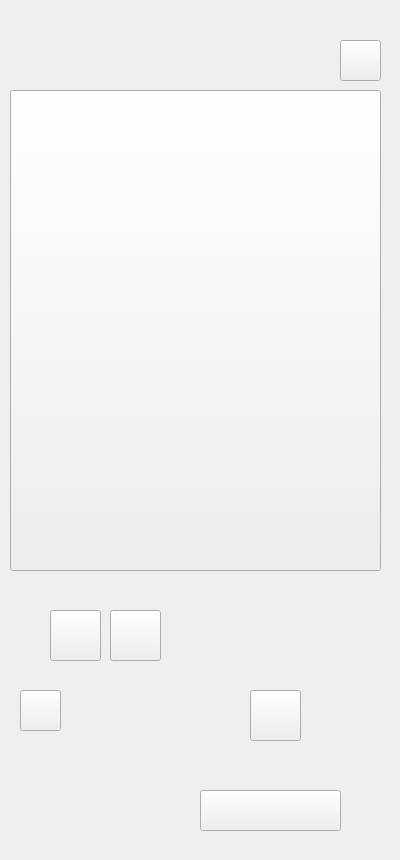
    <widget class="QWidget" name="page_34">
     <widget class="QLabel" name="label_34">
      <property name="geometry">
       <rect>
        <x>0</x>
        <y>-10</y>
        <width>391</width>
        <height>851</height>
       </rect>
      </property>
      <property name="text">
       <string/>
      </property>
      <property name="pixmap">
       <pixmap resource="resources.qrc">:/images/images/Art Deco Favorite filter.png</pixmap>
      </property>
     </widget>
     <widget class="QPushButton" name="pushButton_139">
      <property name="geometry">
       <rect>
        <x>20</x>
        <y>690</y>
        <width>41</width>
        <height>41</height>
       </rect>
      </property>
      <property name="text">
       <string/>
      </property>
     </widget>
     <widget class="QPushButton" name="pushButton_140">
      <property name="geometry">
       <rect>
        <x>340</x>
        <y>40</y>
        <width>41</width>
        <height>41</height>
       </rect>
      </property>
      <property name="text">
       <string/>
      </property>
     </widget>
     <widget class="QPushButton" name="pushButton_141">
      <property name="geometry">
       <rect>
        <x>50</x>
        <y>610</y>
        <width>51</width>
        <height>51</height>
       </rect>
      </property>
      <property name="text">
       <string/>
      </property>
     </widget>
     <widget class="QPushButton" name="pushButton_142">
      <property name="geometry">
       <rect>
        <x>110</x>
        <y>610</y>
        <width>51</width>
        <height>51</height>
       </rect>
      </property>
      <property name="text">
       <string/>
      </property>
     </widget>
     <widget class="QPushButton" name="pushButton_143">
      <property name="geometry">
       <rect>
        <x>10</x>
        <y>90</y>
        <width>371</width>
        <height>481</height>
       </rect>
      </property>
      <property name="text">
       <string/>
      </property>
     </widget>
     <widget class="QPushButton" name="pushButton_144">
      <property name="geometry">
       <rect>
        <x>200</x>
        <y>790</y>
        <width>141</width>
        <height>41</height>
       </rect>
      </property>
      <property name="text">
       <string/>
      </property>
     </widget>
     <widget class="QPushButton" name="pushButton_154">
      <property name="geometry">
       <rect>
        <x>250</x>
        <y>690</y>
        <width>51</width>
        <height>51</height>
       </rect>
      </property>
      <property name="text">
       <string/>
      </property>
     </widget>
    </widget>
